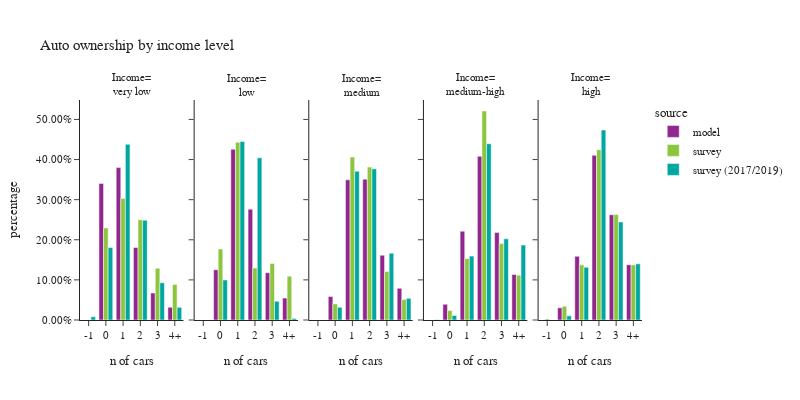

Here is the notebook cell this chart was saved with:
### Code cell
plot_auto(hh,'hhincome_group','income level', 'Income')

### Figure 1 — Plotly figure (JSON) as saved in the notebook; plotly's stock layout.template omitted (floating-point values rounded to 4 significant figures)
{"data": [{"alignmentgroup": "True", "customdata": [[0], [7385], [8247], [3923], [1461], [689]], "hovertemplate": "source=model<br>hhincome_group=very low<br>auto_ownership_simple=%{x}<br>percentage=%{y}<br>sample count=%{customdata[0]}<extra></extra>", "legendgroup": "model", "marker": {"color": "#91268F", "pattern": {"shape": ""}}, "name": "model", "offsetgroup": "model", "orientation": "v", "showlegend": true, "textposition": "auto", "type": "bar", "x": ["-1", "0", "1", "2", "3", "4+"], "xaxis": "x", "y": [0.0, 0.3402, 0.38, 0.1807, 0.06731, 0.03174], "yaxis": "y"}, {"alignmentgroup": "True", "customdata": [[0], [2722], [9244], [6000], [2563], [1186]], "hovertemplate": "source=model<br>hhincome_group=low<br>auto_ownership_simple=%{x}<br>percentage=%{y}<br>sample count=%{customdata[0]}<extra></extra>", "legendgroup": "model", "marker": {"color": "#91268F", "pattern": {"shape": ""}}, "name": "model", "offsetgroup": "model", "orientation": "v", "showlegend": false, "textposition": "auto", "type": "bar", "x": ["-1", "0", "1", "2", "3", "4+"], "xaxis": "x2", "y": [0.0, 0.1254, 0.4257, 0.2763, 0.118, 0.05462], "yaxis": "y2"}, {"alignmentgroup": "True", "customdata": [[0], [2550], [15163], [15236], [7007], [3432]], "hovertemplate": "source=model<br>hhincome_group=medium<br>auto_ownership_simple=%{x}<br>percentage=%{y}<br>sample count=%{customdata[0]}<extra></extra>", "legendgroup": "model", "marker": {"color": "#91268F", "pattern": {"shape": ""}}, "name": "model", "offsetgroup": "model", "orientation": "v", "showlegend": false, "textposition": "auto", "type": "bar", "x": ["-1", "0", "1", "2", "3", "4+"], "xaxis": "x3", "y": [0.0, 0.05877, 0.3495, 0.3512, 0.1615, 0.0791], "yaxis": "y3"}, {"alignmentgroup": "True", "customdata": [[0], [1704], [9612], [17708], [9457], [4926]], "hovertemplate": "source=model<br>hhincome_group=medium-high<br>auto_ownership_simple=%{x}<br>percentage=%{y}<br>sample count=%{customdata[0]}<extra></extra>", "legendgroup": "model", "marker": {"color": "#91268F", "pattern": {"shape": ""}}, "name": "model", "offsetgroup": "model", "orientation": "v", "showlegend": false, "textposition": "auto", "type": "bar", "x": ["-1", "0", "1", "2", "3", "4+"], "xaxis": "x4", "y": [0.0, 0.03926, 0.2214, 0.408, 0.2179, 0.1135], "yaxis": "y4"}, {"alignmentgroup": "True", "customdata": [[0], [1316], [6889], [17819], [11389], [5985]], "hovertemplate": "source=model<br>hhincome_group=high<br>auto_ownership_simple=%{x}<br>percentage=%{y}<br>sample count=%{customdata[0]}<extra></extra>", "legendgroup": "model", "marker": {"color": "#91268F", "pattern": {"shape": ""}}, "name": "model", "offsetgroup": "model", "orientation": "v", "showlegend": false, "textposition": "auto", "type": "bar", "x": ["-1", "0", "1", "2", "3", "4+"], "xaxis": "x5", "y": [0.0, 0.03032, 0.1587, 0.4106, 0.2624, 0.1379], "yaxis": "y5"}, {"alignmentgroup": "True", "customdata": [[0], [268], [385], [205], [55], [29]], "hovertemplate": "source=survey<br>hhincome_group=very low<br>auto_ownership_simple=%{x}<br>percentage=%{y}<br>sample count=%{customdata[0]}<extra></extra>", "legendgroup": "survey", "marker": {"color": "#8CC63E", "pattern": {"shape": ""}}, "name": "survey", "offsetgroup": "survey", "orientation": "v", "showlegend": true, "textposition": "auto", "type": "bar", "x": ["-1", "0", "1", "2", "3", "4+"], "xaxis": "x", "y": [0.0, 0.2295, 0.3029, 0.2499, 0.129, 0.08874], "yaxis": "y"}, {"alignmentgroup": "True", "customdata": [[0], [66], [145], [40], [9], [3]], "hovertemplate": "source=survey<br>hhincome_group=low<br>auto_ownership_simple=%{x}<br>percentage=%{y}<br>sample count=%{customdata[0]}<extra></extra>", "legendgroup": "survey", "marker": {"color": "#8CC63E", "pattern": {"shape": ""}}, "name": "survey", "offsetgroup": "survey", "orientation": "v", "showlegend": false, "textposition": "auto", "type": "bar", "x": ["-1", "0", "1", "2", "3", "4+"], "xaxis": "x2", "y": [0.0, 0.1771, 0.4431, 0.1297, 0.141, 0.1092], "yaxis": "y2"}, {"alignmentgroup": "True", "customdata": [[0], [112], [435], [216], [49], [22]], "hovertemplate": "source=survey<br>hhincome_group=medium<br>auto_ownership_simple=%{x}<br>percentage=%{y}<br>sample count=%{customdata[0]}<extra></extra>", "legendgroup": "survey", "marker": {"color": "#8CC63E", "pattern": {"shape": ""}}, "name": "survey", "offsetgroup": "survey", "orientation": "v", "showlegend": false, "textposition": "auto", "type": "bar", "x": ["-1", "0", "1", "2", "3", "4+"], "xaxis": "x3", "y": [0.0, 0.04007, 0.4063, 0.3812, 0.1211, 0.05129], "yaxis": "y3"}, {"alignmentgroup": "True", "customdata": [[0], [82], [395], [358], [96], [42]], "hovertemplate": "source=survey<br>hhincome_group=medium-high<br>auto_ownership_simple=%{x}<br>percentage=%{y}<br>sample count=%{customdata[0]}<extra></extra>", "legendgroup": "survey", "marker": {"color": "#8CC63E", "pattern": {"shape": ""}}, "name": "survey", "offsetgroup": "survey", "orientation": "v", "showlegend": false, "textposition": "auto", "type": "bar", "x": ["-1", "0", "1", "2", "3", "4+"], "xaxis": "x4", "y": [0.0, 0.02346, 0.1532, 0.5211, 0.1904, 0.1118], "yaxis": "y4"}, {"alignmentgroup": "True", "customdata": [[1], [44], [215], [215], [59], [22]], "hovertemplate": "source=survey<br>hhincome_group=high<br>auto_ownership_simple=%{x}<br>percentage=%{y}<br>sample count=%{customdata[0]}<extra></extra>", "legendgroup": "survey", "marker": {"color": "#8CC63E", "pattern": {"shape": ""}}, "name": "survey", "offsetgroup": "survey", "orientation": "v", "showlegend": false, "textposition": "auto", "type": "bar", "x": ["-1", "0", "1", "2", "3", "4+"], "xaxis": "x5", "y": [0.002753, 0.03454, 0.1375, 0.4246, 0.2633, 0.1373], "yaxis": "y5"}, {"alignmentgroup": "True", "customdata": [[2], [488], [742], [272], [59], [21]], "hovertemplate": "source=survey (2017/2019)<br>hhincome_group=very low<br>auto_ownership_simple=%{x}<br>percentage=%{y}<br>sample count=%{customdata[0]}<extra></extra>", "legendgroup": "survey (2017/2019)", "marker": {"color": "#00A7A0", "pattern": {"shape": ""}}, "name": "survey (2017/2019)", "offsetgroup": "survey (2017/2019)", "orientation": "v", "showlegend": true, "textposition": "auto", "type": "bar", "x": ["-1", "0", "1", "2", "3", "4+"], "xaxis": "x", "y": [0.008125, 0.1808, 0.438, 0.2488, 0.09281, 0.03153], "yaxis": "y"}, {"alignmentgroup": "True", "customdata": [[0], [118], [310], [91], [13], [3]], "hovertemplate": "source=survey (2017/2019)<br>hhincome_group=low<br>auto_ownership_simple=%{x}<br>percentage=%{y}<br>sample count=%{customdata[0]}<extra></extra>", "legendgroup": "survey (2017/2019)", "marker": {"color": "#00A7A0", "pattern": {"shape": ""}}, "name": "survey (2017/2019)", "offsetgroup": "survey (2017/2019)", "orientation": "v", "showlegend": false, "textposition": "auto", "type": "bar", "x": ["-1", "0", "1", "2", "3", "4+"], "xaxis": "x2", "y": [0.0, 0.0998, 0.4452, 0.4045, 0.04657, 0.003956], "yaxis": "y2"}, {"alignmentgroup": "True", "customdata": [[0], [249], [907], [427], [86], [32]], "hovertemplate": "source=survey (2017/2019)<br>hhincome_group=medium<br>auto_ownership_simple=%{x}<br>percentage=%{y}<br>sample count=%{customdata[0]}<extra></extra>", "legendgroup": "survey (2017/2019)", "marker": {"color": "#00A7A0", "pattern": {"shape": ""}}, "name": "survey (2017/2019)", "offsetgroup": "survey (2017/2019)", "orientation": "v", "showlegend": false, "textposition": "auto", "type": "bar", "x": ["-1", "0", "1", "2", "3", "4+"], "xaxis": "x3", "y": [0.0, 0.03156, 0.371, 0.3768, 0.1667, 0.05396], "yaxis": "y3"}, {"alignmentgroup": "True", "customdata": [[1], [174], [749], [611], [134], [66]], "hovertemplate": "source=survey (2017/2019)<br>hhincome_group=medium-high<br>auto_ownership_simple=%{x}<br>percentage=%{y}<br>sample count=%{customdata[0]}<extra></extra>", "legendgroup": "survey (2017/2019)", "marker": {"color": "#00A7A0", "pattern": {"shape": ""}}, "name": "survey (2017/2019)", "offsetgroup": "survey (2017/2019)", "orientation": "v", "showlegend": false, "textposition": "auto", "type": "bar", "x": ["-1", "0", "1", "2", "3", "4+"], "xaxis": "x4", "y": [0.0007872, 0.01131, 0.1593, 0.4395, 0.2024, 0.1868], "yaxis": "y4"}, {"alignmentgroup": "True", "customdata": [[0], [48], [252], [261], [55], [19]], "hovertemplate": "source=survey (2017/2019)<br>hhincome_group=high<br>auto_ownership_simple=%{x}<br>percentage=%{y}<br>sample count=%{customdata[0]}<extra></extra>", "legendgroup": "survey (2017/2019)", "marker": {"color": "#00A7A0", "pattern": {"shape": ""}}, "name": "survey (2017/2019)", "offsetgroup": "survey (2017/2019)", "orientation": "v", "showlegend": false, "textposition": "auto", "type": "bar", "x": ["-1", "0", "1", "2", "3", "4+"], "xaxis": "x5", "y": [0.0, 0.01035, 0.1315, 0.4736, 0.2445, 0.14], "yaxis": "y5"}], "layout": {"annotations": [{"font": {}, "showarrow": false, "text": "Income=<br>very low", "x": 0.092, "xanchor": "center", "xref": "paper", "y": 1.0, "yanchor": "bottom", "yref": "paper"}, {"font": {}, "showarrow": false, "text": "Income=<br>low", "x": 0.296, "xanchor": "center", "xref": "paper", "y": 1.0, "yanchor": "bottom", "yref": "paper"}, {"font": {}, "showarrow": false, "text": "Income=<br>medium", "x": 0.5, "xanchor": "center", "xref": "paper", "y": 1.0, "yanchor": "bottom", "yref": "paper"}, {"font": {}, "showarrow": false, "text": "Income=<br>medium-high", "x": 0.704, "xanchor": "center", "xref": "paper", "y": 1.0, "yanchor": "bottom", "yref": "paper"}, {"font": {}, "showarrow": false, "text": "Income=<br>high", "x": 0.908, "xanchor": "center", "xref": "paper", "y": 1.0, "yanchor": "bottom", "yref": "paper"}], "barmode": "group", "font": {"size": 11}, "height": 400, "legend": {"title": {"text": "source"}, "tracegroupgap": 0}, "title": {"text": "Auto ownership by income level"}, "width": 800, "xaxis": {"anchor": "y", "domain": [0.0, 0.184], "title": {"text": "n of cars"}}, "xaxis2": {"anchor": "y2", "domain": [0.204, 0.388], "matches": "x", "title": {"text": "n of cars"}}, "xaxis3": {"anchor": "y3", "domain": [0.408, 0.592], "matches": "x", "title": {"text": "n of cars"}}, "xaxis4": {"anchor": "y4", "domain": [0.612, 0.796], "matches": "x", "title": {"text": "n of cars"}}, "xaxis5": {"anchor": "y5", "domain": [0.816, 1.0], "matches": "x", "title": {"text": "n of cars"}}, "yaxis": {"anchor": "x", "domain": [0.0, 1.0], "tickformat": ".2%", "title": {"text": "percentage"}}, "yaxis2": {"anchor": "x2", "domain": [0.0, 1.0], "matches": "y", "showticklabels": false, "tickformat": ".2%"}, "yaxis3": {"anchor": "x3", "domain": [0.0, 1.0], "matches": "y", "showticklabels": false, "tickformat": ".2%"}, "yaxis4": {"anchor": "x4", "domain": [0.0, 1.0], "matches": "y", "showticklabels": false, "tickformat": ".2%"}, "yaxis5": {"anchor": "x5", "domain": [0.0, 1.0], "matches": "y", "showticklabels": false, "tickformat": ".2%"}}}
